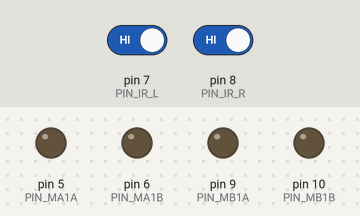
Simulated run of this sketch. Board: Arduino Uno, built with avr-gcc and run on an emulated ATmega328P. On the bench: output pins drawn as LEDs (lit = HIGH). The test bench sets the inputs (shaded band); at power-on: pin 7 (PIN_IR_L) HIGH, pin 8 (PIN_IR_R) HIGH.

Above: at 1.2 s.
1.3 s: pin 7 (PIN_IR_L) driven LOW
At 2.5 s:
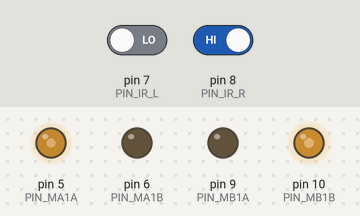
2.8 s: pin 8 (PIN_IR_R) driven LOW
At 3.8 s:
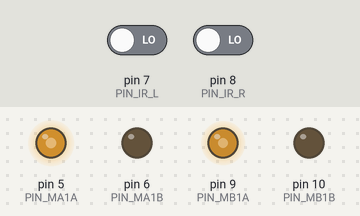
4.3 s: pin 7 (PIN_IR_L) driven HIGH
At 4.9 s:
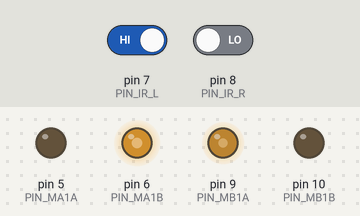
Timing chart, 0 to 7.3 s (numbered marks = the images above; inputs shaded):
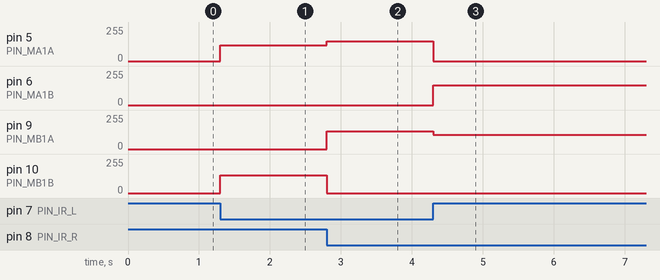

The sketch:

05_IR_car.ino
```cpp
#define PIN_IR_L 7
#define PIN_IR_R 8

#define LINE 1
#define NO_LINE 0

#define GET_IR_L digitalRead(PIN_IR_L)
#define GET_IR_R digitalRead(PIN_IR_R)

//왼쪽모터
#define PIN_MA1A 5
#define PIN_MA1B 6

//오른쪽 모터
#define PIN_MB1A 9
#define PIN_MB1B 10

#define WHEEL_DIFF_VALUE -15

int iSpeed = 150;
int leftWheelSpeed = iSpeed;
int rightWheelSpeed = leftWheelSpeed + WHEEL_DIFF_VALUE;

void setup() {
  pinMode(PIN_IR_L, INPUT);
  pinMode(PIN_IR_R, INPUT);
  //모터 핀 정의
  pinMode(PIN_MA1A, OUTPUT);
  pinMode(PIN_MA1B, OUTPUT);
  pinMode(PIN_MB1A, OUTPUT);
  pinMode(PIN_MB1B, OUTPUT);

  Serial.begin(9600);
}

void loop() {
  if (GET_IR_L == LINE&&GET_IR_R == NO_LINE) {
    left();
  }
  else if (GET_IR_R == LINE&&GET_IR_L == NO_LINE) {
    right();
  }
  else if (GET_IR_L == LINE&&GET_IR_R == LINE){
    stop();
  }
  else {
    forward();
  }
}

//자동차 이동
void carMove(int aa, int ab, int ba, int bb) {
  analogWrite(PIN_MA1A, aa);
  analogWrite(PIN_MA1B, ab);
  analogWrite(PIN_MB1A, ba);
  analogWrite(PIN_MB1B, bb);
}
void forward() {
  carMove(leftWheelSpeed, 0, rightWheelSpeed, 0);
}

void backward() {
  carMove(0, leftWheelSpeed, 0, rightWheelSpeed);
}

void left() {
  carMove(0, leftWheelSpeed, rightWheelSpeed*0.8, 0);
}

void right() {
  carMove(leftWheelSpeed*0.8, 0, 0, rightWheelSpeed);
}

void stop() {
  carMove(0, 0, 0, 0);
}
```

Measured:
- after the input at 1.3 s, pin 5 (PIN_MA1A): 0/255 → 120/255 at once; pin 10 (PIN_MB1B): 0/255 → 135/255 at once
- after the input at 2.8 s, pin 5 (PIN_MA1A): 120/255 → 150/255 at once; pin 9 (PIN_MB1A): 0/255 → 135/255 at once; pin 10 (PIN_MB1B): 135/255 → 0/255 at once
- after the input at 4.3 s, pin 5 (PIN_MA1A): 150/255 → 0/255 at once; pin 6 (PIN_MA1B): 0/255 → 150/255 at once; pin 9 (PIN_MB1A): 135/255 → 108/255 at once
